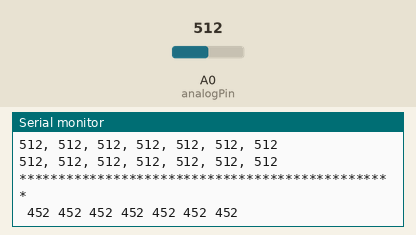
A sketch run on a simulated Arduino Uno, built with avr-gcc and run on an emulated ATmega328P. On the bench: the last lines printed to the serial monitor. The test bench sets the inputs (shaded band); at power-on: A0 (analogPin) = 512.

Above: at 1.2 s.
1.3 s: A0 (analogPin) set to 169
At 1.3 s:
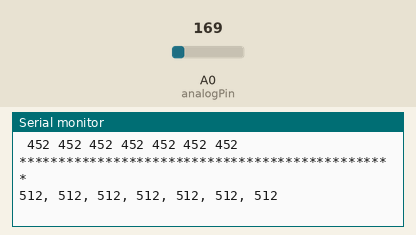
4.3 s: A0 (analogPin) set to 145
At 4.91 s:
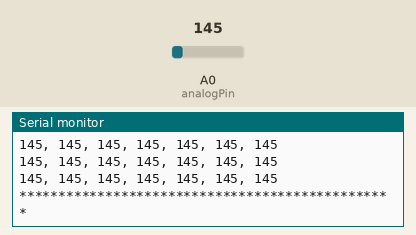
5.8 s: A0 (analogPin) set to 987
At 5.83 s:
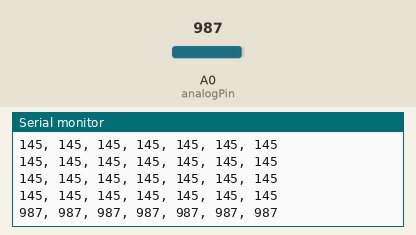
8.8 s: A0 (analogPin) set to 1006
At 8.95 s:
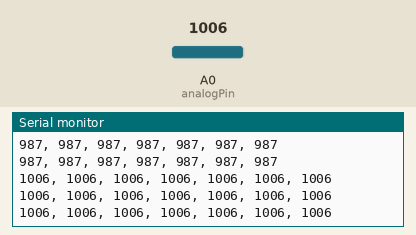
14.8 s: A0 (analogPin) set to 77
At 14.82 s:
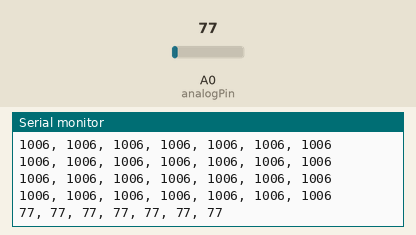
16.3 s: A0 (analogPin) set to 64
At 16.33 s:
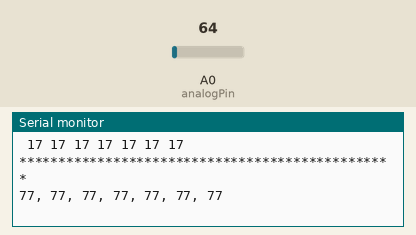
Timing chart, 0 to 19.3 s (numbered marks = the images above; inputs shaded):
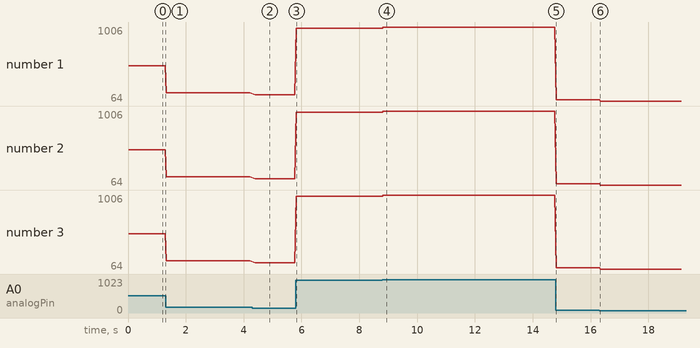

Measured:
- the behaviour switches between 160 and 159 on A0 (analogPin) (found by bisection; images 1 and 2)
- after the input at 4.3 s, the serial monitor: prints a new line after 0.10 s (image 2)
- after the input at 5.8 s, the serial monitor: prints a new line at once (image 3)
- after the input at 8.8 s, the serial monitor: prints a new line at once (image 4)
- after the input at 14.8 s, the serial monitor: prints a new line at once (image 5)
- plotted number 1: 512 → 169 after the input at 1.3 s, 169 → 145 after the input at 4.3 s, 145 → 987 after the input at 5.8 s, 987 → 1006 after the input at 8.8 s, 1006 → 77 after the input at 14.8 s
- plotted number 2: 512 → 169 after the input at 1.3 s, 169 → 145 after the input at 4.3 s, 145 → 987 after the input at 5.8 s, 987 → 1006 after the input at 8.8 s, 1006 → 77 after the input at 14.8 s
- plotted number 3: 512 → 169 after the input at 1.3 s, 169 → 145 after the input at 4.3 s, 145 → 987 after the input at 5.8 s, 987 → 1006 after the input at 8.8 s, 1006 → 77 after the input at 14.8 s

The sketch:

MSGEQ7_FindQ.ino
```cpp
// (licence header left out)
#include <Wire.h>

//Thresholds for EQ graph, CEILING must be more than 7x FLOOR
#define FLOOR 60
#define CEILING 480
// off value for EQ scale
#define EQ_OFF -1

int analogPin = 0;    // read from multiplexer using analog input 0
int strobePin = 4;    // strobe is attached to digital pin 4
int resetPin = 5;     // reset is attached to digital pin 5
int spectrumSum[7]; // to hold a2d values
int sampleSize = 10;


// with no input, the higher channels are slightly above the floor
// so we can subtract these values to obtain a flat reading
// The quiesent points (q point) were found manually by observing the
// channel values in debug statements with no audio input
int qPoints[7] = {0, 0, 0, 0, 0, 0, 0};

void setup() {
  Serial.begin(9600);

  pinMode(analogPin, INPUT);
  pinMode(strobePin, OUTPUT);
  pinMode(resetPin, OUTPUT);
  analogReference(DEFAULT);

  digitalWrite(resetPin, LOW);
  digitalWrite(strobePin, HIGH);

  Serial.println("MSGEQ7 Quiescent Points");
} // setup

void loop() {
  clearspectrumSums();
  //read and accumulate sample values for each channel
  for (int i = 0; i < sampleSize; i++) {
    readChannels();
    delay(50);
  } // for

  showQPoints();
} // loop

// clear all the channel values for the next read
void clearspectrumSums() {
    for (int i = 0; i < 7; i++) {
      spectrumSum[i] = 0;
    } // for
} // clearspectrumSums

// read all seven channels and accumulate results
void readChannels() {
  int data = 0;
  digitalWrite(resetPin, HIGH);
  digitalWrite(resetPin, LOW);

  //read output of each channel and adjust
  for (int i = 0; i < 7; i++) {
    digitalWrite(strobePin, LOW);
    delayMicroseconds(30); // to allow the output to settle
    data = analogRead(analogPin);
    Serial.print(data);
    if (i < 6) {
      Serial.print(", ");
    } else {
      Serial.println();
    } // if-else
    spectrumSum[i] = spectrumSum[i] + data;

    digitalWrite(strobePin, HIGH);
    } // for
} // readChannels

// calculate and show q points for all channels
void showQPoints() {
  // calculate q points from spectrum totals, rounding up to nearest int
  for (int i = 0; i < 7; i++) {
    int data = (1.0 * spectrumSum[i]) / (sampleSize * 1.0) + 0.5;

    if (data > FLOOR) {
      qPoints[i] = data - FLOOR;
    } else {
      qPoints[i] = 0;
    } // if-else
  } // for
  Serial.println("************************************************");
    // print q point values
  for (int j = 0; j < 7; j++) {
      if (qPoints[j] < 10) {
        Serial.print(" ");
        Serial.print(qPoints[j]);
      } else if (qPoints[j] < 100 ) {
        Serial.print(" ");
        Serial.print(qPoints[j]);
      } else {
        Serial.print(" ");
        Serial.print(qPoints[j]);
      } //if-else if-else
    } // for j
    Serial.println();
  Serial.println("************************************************");
} //showQPoints

//write out accumulated values for all channels
void writespectrumSums() {
  // print values
  for (int i = 0; i < 7; i++) {
      if (spectrumSum[i] < 10) {
        Serial.print(" ");
        Serial.print(spectrumSum[i]);
      } else if (spectrumSum[i] < 100 ) {
        Serial.print(" ");
        Serial.print(spectrumSum[i]);
      } else {
        Serial.print(" ");
        Serial.print(spectrumSum[i]);
      } //if-else if-else
    } // for i
    Serial.println();
}
```
